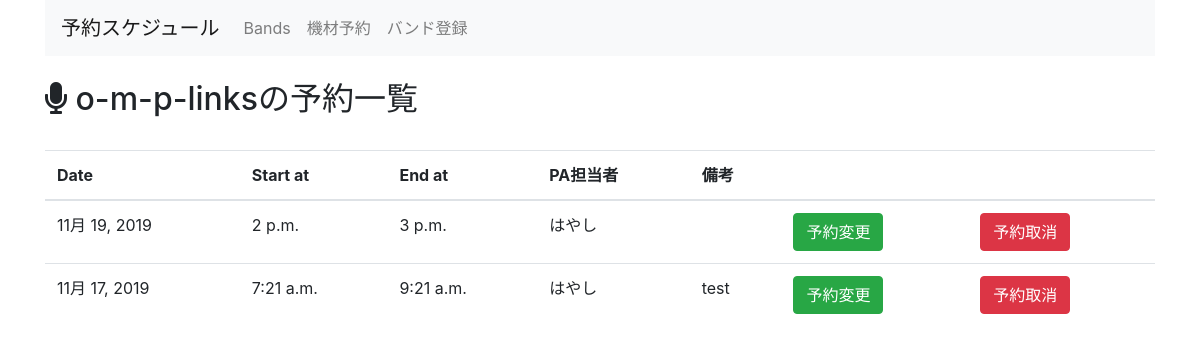
The page /equipment_management/schedule_by_band/10 on the database its author committed.
### equipment_management/models.py (models this page shows, shortened)
class Band(models.Model):
  band_name = models.CharField(max_length=255,
                               verbose_name="Band's Name",
                               unique=True,
                               )
  responsible_person_name = models.CharField(max_length=255,
                                             verbose_name="Band Master's Name")
  created_at = models.DateTimeField(auto_now_add=True)
  updated_at = models.DateTimeField(auto_now=True)
  def __str__(self):
      return self.band_name

class Schedule(models.Model):
  band_id = models.ForeignKey(Band, on_delete=models.CASCADE)
  pa_name = models.CharField(max_length=255, verbose_name='PA担当者名')
  active_date = models.DateField(default=timezone.now)
  start_at = models.TimeField(default=timezone.now)
  end_at = models.TimeField(default=two_hours_hence)
  text = models.TextField(blank=True, verbose_name='備考欄')
  created_at = models.DateTimeField(auto_now_add=True)
  updated_at = models.DateTimeField(auto_now=True)

### equipment_management/views.py (the view)
# urls.py: path('schedule_by_band/<int:pk>', views.schedule_by_band, name='schedule_by_band'),
def schedule_by_band(request, pk):
  band_name = Band.objects.get(pk=pk)
  context ={
      'band_name' : band_name,
      'schedules' : Schedule.objects.filter(band_id=band_name).order_by('-active_date'),
  }
  return render(request, 'equipment_management/schedule_by_band.html', context)

### equipment_management/templates/equipment_management/schedule_by_band.html
{% extends 'equipment_management/base.html' %}
{% block content %}
<br>
<h2><i class="fas fa-microphone"></i> {{ band_name }}の予約一覧</h2>
<br>
<table class="table">
  <thead>
    <tr>
      <th>Date</th>
      <th>Start at</th>
      <th>End at</th>
      <th>PA担当者</th>
      <th>備考</th>
      <th></th>
      <th></th>
    </tr>
  </thead>
  <tbody>
    {% for schedule in schedules %}
    <tr>
      <td>{{ schedule.active_date }}</td>
      <td>{{ schedule.start_at }}</td>
      <td>{{ schedule.end_at }}</a></td>
      <td>{{ schedule.pa_name }}</td>
      <td>{{ schedule.text }}</td>
      <td>
        <a href="{% url 'equipment:update_schedule' schedule.pk %}">
          <button type="button" class="btn btn-success">予約変更</button>
        </a>
      </td>
      <td>
        <a href="{% url 'equipment:delete_schedule' schedule.pk %}">
          <button type="button" class="btn btn-danger">予約取消</button>
        </a>
      </td>
    </tr>
  {% endfor %}
  </tbody>
</table>
{% endblock %}

### rows shown on the page
Band: band_name "o-m-p-links"
Schedule: active_date "11月 19, 2019", start_at "2 p.m.", end_at "3 p.m.", pa_name "はやし"
Schedule: active_date "11月 17, 2019", start_at "7:21 a.m.", end_at "9:21 a.m.", pa_name "はやし", text "test"
